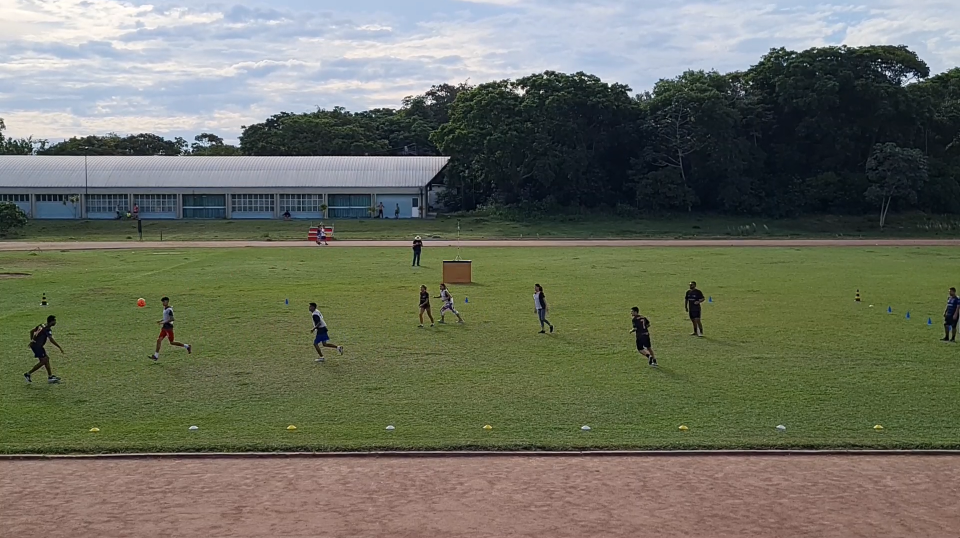
#> input picture 5_delimitarCampo_v2/campo_s20.png, 1920 x 1076 px (shown at 1/2 size)
$ python homografiaCampo2.py
#> lines starting #> are read from the running program, lines starting #| are printed output that depends on the picture
import cv2
import numpy as np
import matplotlib.pyplot as plt

# Read source image.
img_src = cv2.imread('campo_s20.png')
#> img_src is the input picture: shape (1076, 1920, 3); mean B, G, R 96.2, 111.2, 108.2

points = np.array([[1, 864], [1919, 858], #A1, C2
                [1919, 658], [1716, 591], #C1, B2
                [88, 595], [1, 635]], np.float32)  #B1, A2

#encontrar a largura maxima
width_B1B2 = np.sqrt(((points[4][0] - points[3][0]) ** 2) + ((points[4][1] - points[3][1]) ** 2))
width_A1C2 = np.sqrt(((points[0][0] - points[1][0]) ** 2) + ((points[0][1] - points[1][1]) ** 2))
maxWidth = max(int(width_B1B2), int(width_A1C2))
print(maxWidth)

#encontrar alttura maxima
height_A1B1 = np.sqrt(((points[4][0] - points[0][0]) ** 2) + ((points[4][1] - points[0][1]) ** 2))
height_C2B2 = np.sqrt(((points[3][0] - points[1][0]) ** 2) + ((points[3][1] - points[1][1]) ** 2))
maxHeight = max(int(height_A1B1), int(height_C2B2))
print(maxHeight)

height_C1B2 = int(np.sqrt(((points[3][0] - points[2][0]) ** 2) + ((points[3][1] - points[2][1]) ** 2)))
height_B1A2 = int(np.sqrt(((points[5][0] - points[4][0]) ** 2) + ((points[5][1] - points[4][1]) ** 2)))
print(height_C1B2)
print(height_B1A2)

pts_dst = np.array([[450,maxHeight], [maxWidth-250,maxHeight], #A1, C2
                [maxWidth, height_C1B2], [maxWidth, 0], #C1, B2
                [0, 0], [0, height_B1A2]], np.float32)  #B1, A2

#Calculate Homography
M, status = cv2.findHomography(points, pts_dst)
#M = cv2.getPerspectiveTransform(pts_src,pts_dst)
# Warp source image to destination based on homography
img_out = cv2.warpPerspective(img_src, M, (maxWidth, maxHeight),flags=cv2.INTER_LINEAR)
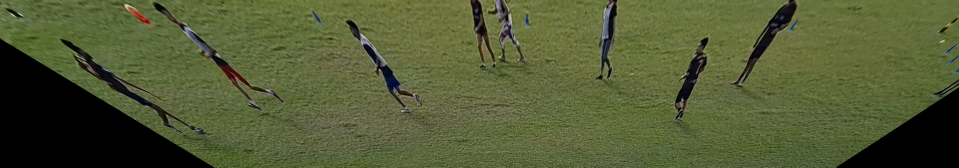
#> img_out: shape (335, 1918, 3) (shown at 1/2 size); mean B, G, R 52.5, 91.4, 83
# cv2.imshow("Warped", img_out)
# cv2.waitKey(0)
#
cv2.imwrite("output.jpg", img_out)
